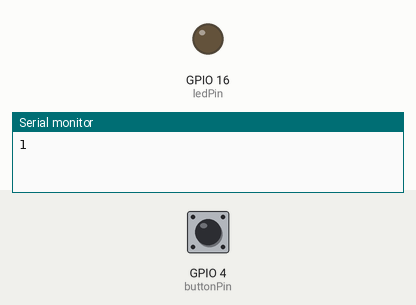
Bench run of a sketch on a simulated ESP32. On the bench: output pins drawn as LEDs (lit = HIGH), the last lines printed to the serial monitor. Dashed ring = blinking. Inputs (shaded band) come from the test bench; at power-on: GPIO 4 (buttonPin) HIGH. EEPROM starts erased.

Above: at 0.1 s.
At 1.8 s:
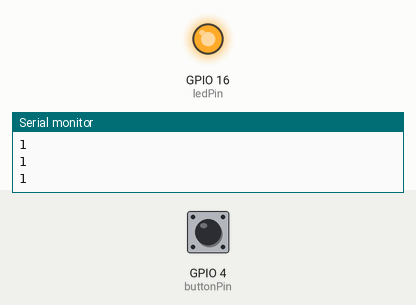
1.9 s: GPIO 4 (buttonPin) pulled LOW for 3.2 s
At 5.9 s:
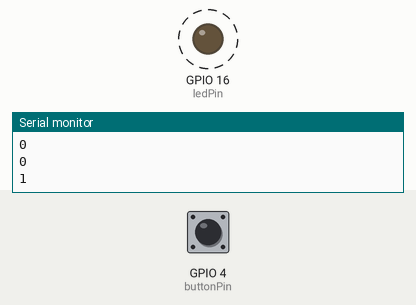
Timing chart, 0 to 13.0 s (numbered marks = the images above; inputs shaded):
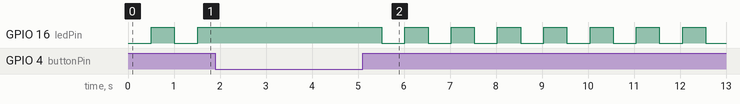

The sketch:

sketch_unit7_other2.ino
```cpp
#include <EEPROM.h>

#define EEPROM_SIZE 1

const int buttonPin = 4;
const int ledPin = 16;

int buttonState = LOW;
int ledState = LOW;

void setup() {
  Serial.begin(115200);
  EEPROM.begin(EEPROM_SIZE);

  pinMode(buttonPin, INPUT_PULLUP);
  pinMode(ledPin, OUTPUT);

  /* esp32 memory read: led state read */
  ledState = EEPROM.read(0);
  digitalWrite(ledPin, ledState);
}

void loop() {
  buttonState = digitalRead(buttonPin);
  Serial.println(buttonState);
  if (buttonState != LOW) {
    ledState = !ledState;

    /* esp32 memory write: led state write */
    EEPROM.write(0, ledState);
    EEPROM.commit();
  }
  digitalWrite(ledPin, ledState);
  delay(500);
}
```
